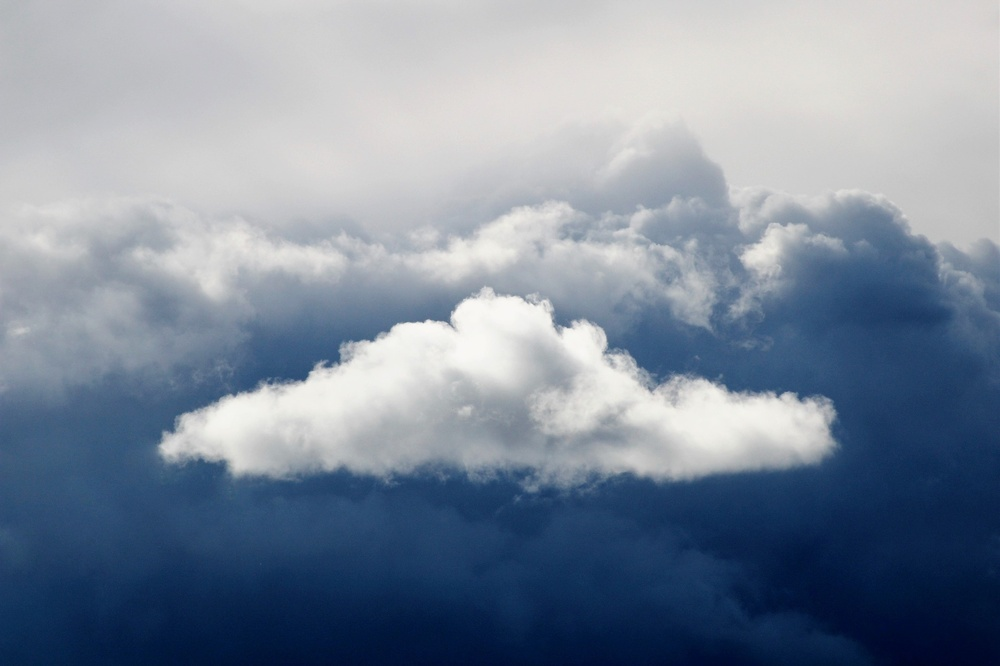
#> input picture img/clouds.jpg, 1000 x 666 px, shrunk from 1920 x 1279 before the run
$ python 20.perspectiveTransform.py
#> lines starting #> are read from the running program, lines starting #| are printed output that depends on the picture
import numpy as np
import cv2

src = cv2.imread("../img/clouds.jpg")
#> src is the input picture: shape (666, 1000, 3); mean B, G, R 155.1, 138.4, 125.7
height, width, _ = src.shape
#> height = 666; width = 1000

src_pts = np.array([[0.0, 0.0], [width, 0.0], [width, height], [0.0, height]], dtype=np.float32)
dst_pts = np.array([[300.0, 300.0], [900.0, 200.0], [width-100.0, height-100.0], [0.0, height-200.0]], dtype=np.float32)

M = cv2.getPerspectiveTransform(src_pts, dst_pts)

dst = cv2.warpPerspective(src, M, (width, height), borderValue=(255, 255, 255, 0))
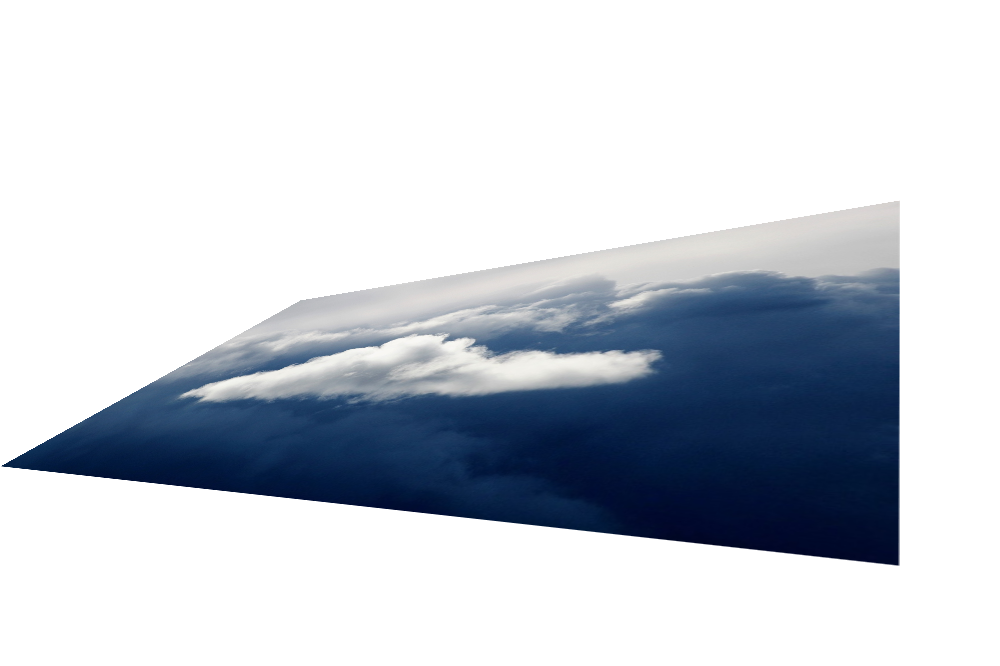
#> dst: shape (666, 1000, 3); mean B, G, R 213.2, 205.4, 200.1

cv2.imshow("src", src)
cv2.imshow("dst", dst)
cv2.waitKey(0)
cv2.destroyAllWindows()

$ run again, with img/beagle.jpg copied over img/clouds.jpg
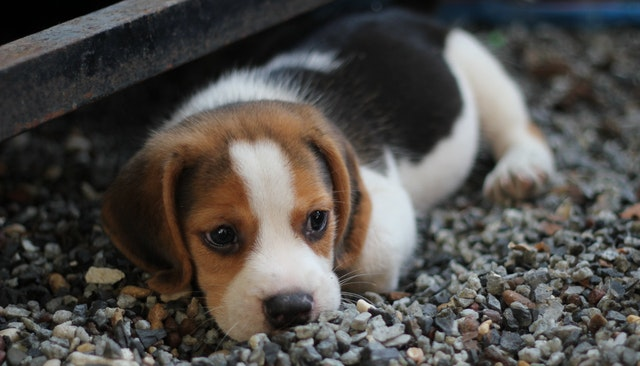
#> input picture img/beagle.jpg, 640 x 366 px
#> src is the input picture: shape (366, 640, 3); mean B, G, R 73.8, 77.2, 80.1
#> `dst = cv2.warpPerspective(src, M, (width, height), borderValue=(255, 2..`:
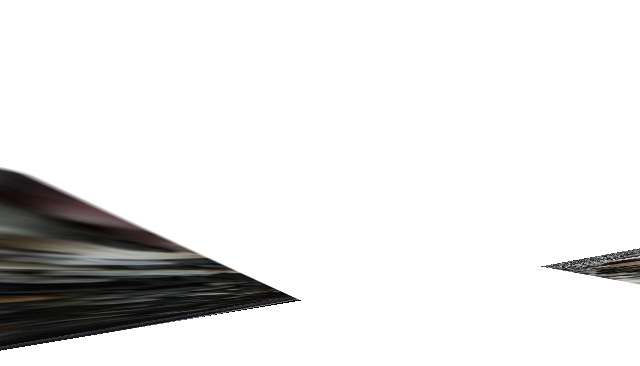
#> dst: shape (366, 640, 3); mean B, G, R 228.5, 228.8, 229

$ run again, with img/book.jpg copied over img/clouds.jpg
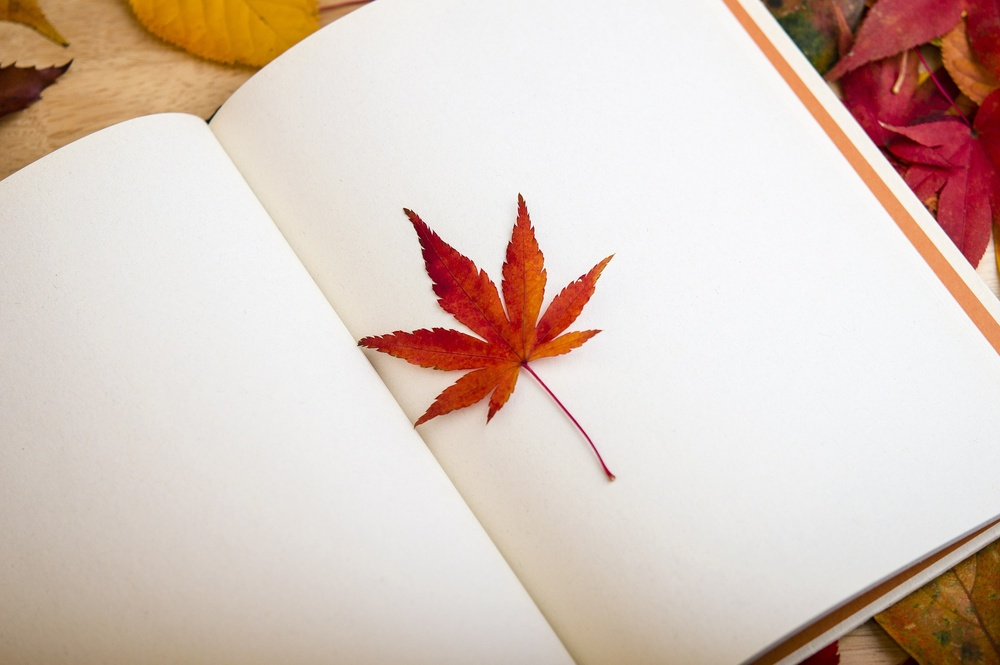
#> input picture img/book.jpg, 1000 x 665 px, shrunk from 1920 x 1276 before the run
#> src is the input picture: shape (665, 1000, 3); mean B, G, R 190.1, 199.8, 217.4
#> `dst = cv2.warpPerspective(src, M, (width, height), borderValue=(255, 2..`:
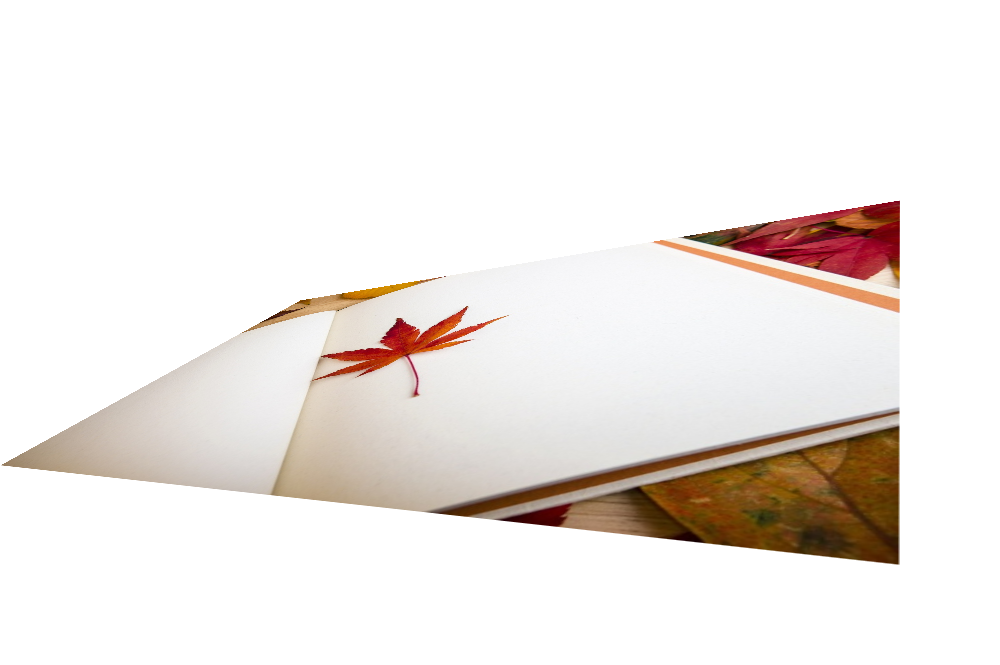
#> dst: shape (665, 1000, 3); mean B, G, R 230.3, 233.8, 239.2

$ run again, with img/building.jpg copied over img/clouds.jpg
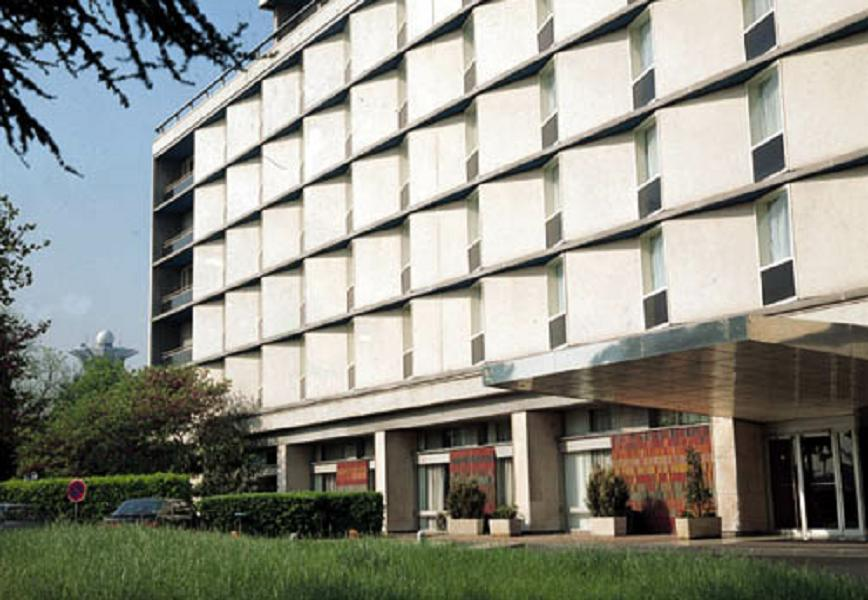
#> input picture img/building.jpg, 868 x 600 px
#> src is the input picture: shape (600, 868, 3); mean B, G, R 133.7, 143.6, 142.9
#> `dst = cv2.warpPerspective(src, M, (width, height), borderValue=(255, 2..`:
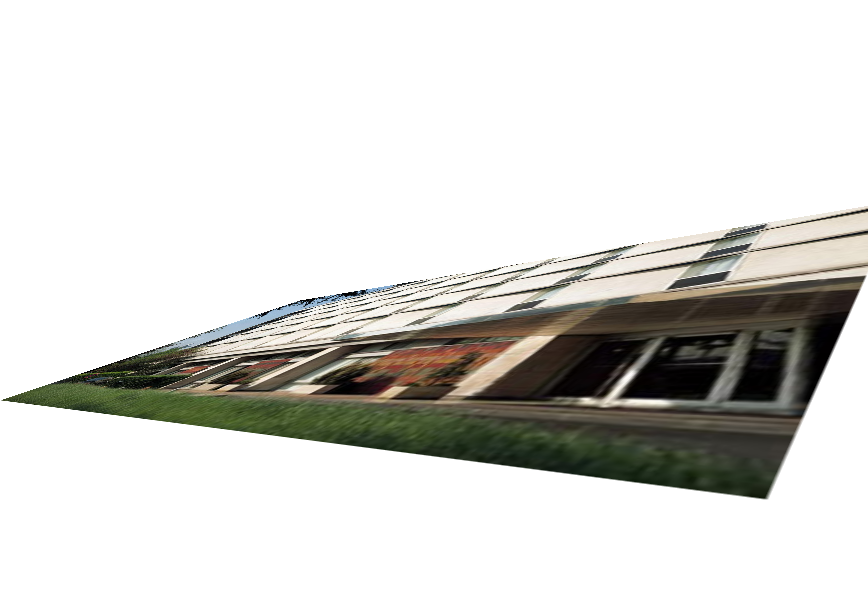
#> dst: shape (600, 868, 3); mean B, G, R 211.2, 214.9, 215.5
